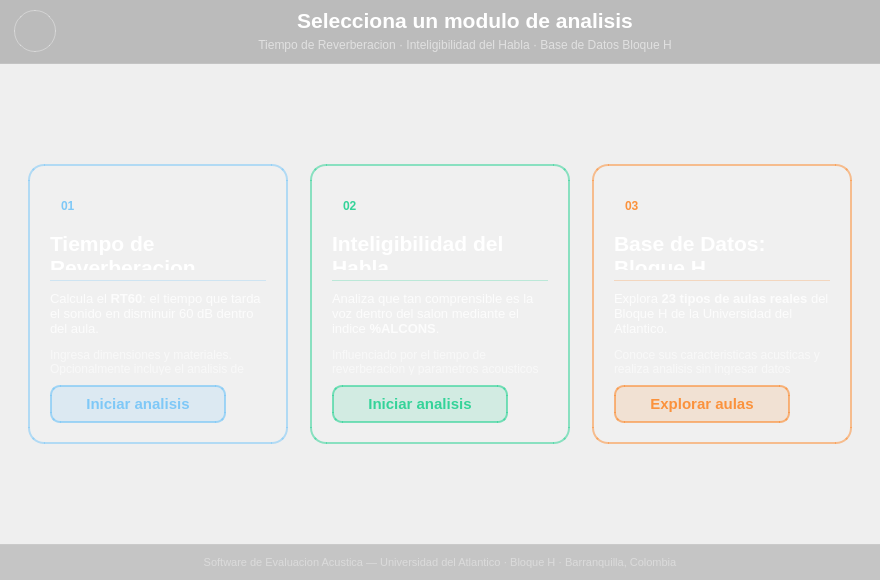
<?xml version="1.0" encoding="UTF-8"?>
<ui version="4.0">
 <class>ventanaIniciarAnalisis</class>
 <widget class="QWidget" name="ventanaIniciarAnalisis">
  <property name="geometry">
   <rect>
    <x>0</x>
    <y>0</y>
    <width>880</width>
    <height>580</height>
   </rect>
  </property>
  <property name="windowTitle">
   <string>Form</string>
  </property>
  <property name="styleSheet">
   <string notr="true">QWidget {
    background-color: qlineargradient(
        spread:pad, x1:0.488, y1:0, x2:0.495, y2:1,
        stop:0.306818 rgba(0,0,93,255),
        stop:0.710227 rgba(0,0,45,255)
    );
}
QFrame { background-color: transparent; border: none; }
</string>
  </property>
  <layout class="QVBoxLayout" name="verticalLayout">
   <property name="spacing">
    <number>0</number>
   </property>
   <property name="leftMargin">
    <number>0</number>
   </property>
   <property name="topMargin">
    <number>0</number>
   </property>
   <property name="rightMargin">
    <number>0</number>
   </property>
   <property name="bottomMargin">
    <number>0</number>
   </property>
   <item>
    <widget class="QFrame" name="frameVentana">
     <property name="frameShape">
      <enum>QFrame::NoFrame</enum>
     </property>
     <layout class="QVBoxLayout" name="verticalLayout_2" stretch="1,5,1">
      <property name="spacing">
       <number>0</number>
      </property>
      <property name="leftMargin">
       <number>0</number>
      </property>
      <property name="topMargin">
       <number>0</number>
      </property>
      <property name="rightMargin">
       <number>0</number>
      </property>
      <property name="bottomMargin">
       <number>0</number>
      </property>
      <item>
       <widget class="QFrame" name="frame_2">
        <property name="minimumSize">
         <size>
          <width>0</width>
          <height>64</height>
         </size>
        </property>
        <property name="maximumSize">
         <size>
          <width>16777215</width>
          <height>64</height>
         </size>
        </property>
        <property name="styleSheet">
         <string notr="true">QFrame#frame_2 {
    background-color: rgba(0,0,0,0.22);
    border-bottom: 1px solid rgba(255,255,255,0.12);
}</string>
        </property>
        <property name="frameShape">
         <enum>QFrame::NoFrame</enum>
        </property>
        <layout class="QHBoxLayout" name="horizontalLayout_14">
         <property name="spacing">
          <number>14</number>
         </property>
         <property name="leftMargin">
          <number>14</number>
         </property>
         <property name="topMargin">
          <number>0</number>
         </property>
         <property name="rightMargin">
          <number>20</number>
         </property>
         <property name="bottomMargin">
          <number>0</number>
         </property>
         <item>
          <widget class="QPushButton" name="botonRegresar">
           <property name="minimumSize">
            <size>
             <width>42</width>
             <height>42</height>
            </size>
           </property>
           <property name="maximumSize">
            <size>
             <width>42</width>
             <height>42</height>
            </size>
           </property>
           <property name="cursor">
            <cursorShape>PointingHandCursor</cursorShape>
           </property>
           <property name="toolTip">
            <string>Regresar a la pantalla de inicio</string>
           </property>
           <property name="styleSheet">
            <string notr="true">QPushButton {
    background-color: transparent;
    border: 1px solid rgba(255,255,255,0.35);
    border-radius: 21px;
}
QPushButton:hover {
    background-color: rgba(255,255,255,0.18);
    border: 1px solid white;
}
QPushButton:pressed { background-color: rgba(255,255,255,0.38); }</string>
           </property>
           <property name="text">
            <string/>
           </property>
           <property name="icon">
            <iconset>
             <normaloff>graficas/iconos/angulo-izquierdo.png</normaloff>graficas/iconos/angulo-izquierdo.png</iconset>
           </property>
           <property name="iconSize">
            <size>
             <width>22</width>
             <height>22</height>
            </size>
           </property>
          </widget>
         </item>
         <item>
          <spacer name="horizontalSpacer_3">
           <property name="orientation">
            <enum>Qt::Horizontal</enum>
           </property>
           <property name="sizeHint" stdset="0">
            <size>
             <width>40</width>
             <height>20</height>
            </size>
           </property>
          </spacer>
         </item>
         <item>
          <widget class="QFrame" name="frameTituloTop">
           <property name="frameShape">
            <enum>QFrame::NoFrame</enum>
           </property>
           <layout class="QVBoxLayout" name="vloTituloTop">
            <property name="spacing">
             <number>2</number>
            </property>
            <property name="leftMargin">
             <number>0</number>
            </property>
            <property name="topMargin">
             <number>8</number>
            </property>
            <property name="rightMargin">
             <number>0</number>
            </property>
            <property name="bottomMargin">
             <number>8</number>
            </property>
            <item>
             <widget class="QLabel" name="labelTituloTop">
              <property name="text">
               <string>&lt;html&gt;&lt;body&gt;&lt;p&gt;&lt;span style=&quot;font-size:16pt; font-weight:700; color:#ffffff;&quot;&gt;Selecciona un modulo de analisis&lt;/span&gt;&lt;/p&gt;&lt;/body&gt;&lt;/html&gt;</string>
              </property>
              <property name="alignment">
               <set>Qt::AlignCenter</set>
              </property>
             </widget>
            </item>
            <item>
             <widget class="QLabel" name="labelSubtituloTop">
              <property name="text">
               <string>&lt;html&gt;&lt;body&gt;&lt;p&gt;&lt;span style=&quot;font-size:9pt; color:rgba(255,255,255,0.55);&quot;&gt;Tiempo de Reverberacion · Inteligibilidad del Habla · Base de Datos Bloque H&lt;/span&gt;&lt;/p&gt;&lt;/body&gt;&lt;/html&gt;</string>
              </property>
              <property name="alignment">
               <set>Qt::AlignCenter</set>
              </property>
             </widget>
            </item>
           </layout>
          </widget>
         </item>
         <item>
          <spacer name="horizontalSpacerTopR">
           <property name="orientation">
            <enum>Qt::Horizontal</enum>
           </property>
           <property name="sizeHint" stdset="0">
            <size>
             <width>40</width>
             <height>20</height>
            </size>
           </property>
          </spacer>
         </item>
        </layout>
       </widget>
      </item>
      <item>
       <widget class="QFrame" name="frameCards">
        <property name="frameShape">
         <enum>QFrame::NoFrame</enum>
        </property>
        <layout class="QHBoxLayout" name="horizontalLayout" stretch="1,1,1">
         <property name="spacing">
          <number>22</number>
         </property>
         <property name="leftMargin">
          <number>28</number>
         </property>
         <property name="topMargin">
          <number>100</number>
         </property>
         <property name="rightMargin">
          <number>28</number>
         </property>
         <property name="bottomMargin">
          <number>100</number>
         </property>
         <item>
          <widget class="QFrame" name="frContainer1">
           <property name="styleSheet">
            <string notr="true">/* Card externa */
QFrame#frContainer1 {
    background-color: rgba(255,255,255,0.09);
    border: 1.5px solid rgba(126,200,247,0.55);
    border-radius: 16px;
}
QFrame#frContainer1:hover {
    background-color: rgba(126,200,247,0.13);
    border: 1.5px solid rgba(126,200,247,0.90);
}
/* Subelementos internos */
QFrame#frContainer1 QFrame { background: transparent; border: none; }
QFrame#frContainer1 QLabel { background: transparent; border: none; }
/* Línea separadora */
QFrame#linea1 {
    background-color: rgba(126,200,247,0.35);
    max-height: 1px;
    border: none;
}
/* Badge de número */
QLabel#labelBadge1 {
    background-color: rgba(126,200,247,0.20);
    border: 1px solid rgba(126,200,247,0.55);
    border-radius: 12px;
    color: #7ec8f7;
    font-size: 9pt;
    font-weight: bold;
    padding: 1px 8px;
}
/* Botón de acción */
QPushButton#botonIniciarTR {
    background-color: rgba(126,200,247,0.18);
    border: 1.5px solid rgba(126,200,247,0.70);
    border-radius: 10px;
    color: #7ec8f7;
    font-size: 11pt;
    font-weight: bold;
    padding: 8px 16px;
    min-width: 140px;
    max-width: 200px;
    max-height: 38px;
}
QPushButton#botonIniciarTR:hover {
    background-color: rgba(126,200,247,0.35);
    color: white;
    border-color: white;
}
QPushButton#botonIniciarTR:pressed {
    background-color: rgba(126,200,247,0.55);
    color: white;
}
</string>
           </property>
           <property name="frameShape">
            <enum>QFrame::NoFrame</enum>
           </property>
           <layout class="QHBoxLayout" name="horizontalLayout_3">
            <property name="spacing">
             <number>0</number>
            </property>
            <property name="leftMargin">
             <number>0</number>
            </property>
            <property name="topMargin">
             <number>0</number>
            </property>
            <property name="rightMargin">
             <number>0</number>
            </property>
            <property name="bottomMargin">
             <number>0</number>
            </property>
            <item>
             <widget class="QFrame" name="frame_11">
              <property name="frameShape">
               <enum>QFrame::NoFrame</enum>
              </property>
              <layout class="QVBoxLayout" name="verticalLayout_3" stretch="2,1,4,2">
               <property name="spacing">
                <number>10</number>
               </property>
               <property name="leftMargin">
                <number>20</number>
               </property>
               <property name="topMargin">
                <number>20</number>
               </property>
               <property name="rightMargin">
                <number>20</number>
               </property>
               <property name="bottomMargin">
                <number>20</number>
               </property>
               <item>
                <widget class="QFrame" name="frame_12">
                 <property name="frameShape">
                  <enum>QFrame::NoFrame</enum>
                 </property>
                 <layout class="QVBoxLayout" name="vloHeader1">
                  <property name="spacing">
                   <number>6</number>
                  </property>
                  <property name="leftMargin">
                   <number>0</number>
                  </property>
                  <property name="topMargin">
                   <number>0</number>
                  </property>
                  <property name="rightMargin">
                   <number>0</number>
                  </property>
                  <property name="bottomMargin">
                   <number>0</number>
                  </property>
                  <item>
                   <widget class="QFrame" name="frameBadgeIcon1">
                    <property name="frameShape">
                     <enum>QFrame::NoFrame</enum>
                    </property>
                    <layout class="QHBoxLayout" name="hloBadgeIcon1">
                     <property name="spacing">
                      <number>8</number>
                     </property>
                     <property name="leftMargin">
                      <number>0</number>
                     </property>
                     <property name="topMargin">
                      <number>0</number>
                     </property>
                     <property name="rightMargin">
                      <number>0</number>
                     </property>
                     <property name="bottomMargin">
                      <number>0</number>
                     </property>
                     <item>
                      <widget class="QLabel" name="labelBadge1">
                       <property name="font">
                        <font>
                         <pointsize>9</pointsize>
                         <bold>true</bold>
                        </font>
                       </property>
                       <property name="text">
                        <string>01</string>
                       </property>
                      </widget>
                     </item>
                     <item>
                      <spacer name="spacerBadge1">
                       <property name="orientation">
                        <enum>Qt::Horizontal</enum>
                       </property>
                       <property name="sizeHint" stdset="0">
                        <size>
                         <width>10</width>
                         <height>10</height>
                        </size>
                       </property>
                      </spacer>
                     </item>
                     <item>
                      <widget class="QLabel" name="label_2">
                       <property name="minimumSize">
                        <size>
                         <width>48</width>
                         <height>48</height>
                        </size>
                       </property>
                       <property name="maximumSize">
                        <size>
                         <width>48</width>
                         <height>48</height>
                        </size>
                       </property>
                       <property name="text">
                        <string/>
                       </property>
                       <property name="pixmap">
                        <pixmap>graficas/iconos/ondas-de-audio.png</pixmap>
                       </property>
                       <property name="scaledContents">
                        <bool>true</bool>
                       </property>
                      </widget>
                     </item>
                    </layout>
                   </widget>
                  </item>
                  <item>
                   <widget class="QLabel" name="label">
                    <property name="text">
                     <string>&lt;html&gt;&lt;body&gt;&lt;p&gt;&lt;span style=&quot;font-size:16pt; font-weight:700; color:#ffffff;&quot;&gt;Tiempo de Reverberacion&lt;/span&gt;&lt;/p&gt;&lt;/body&gt;&lt;/html&gt;</string>
                    </property>
                    <property name="wordWrap">
                     <bool>true</bool>
                    </property>
                   </widget>
                  </item>
                 </layout>
                </widget>
               </item>
               <item>
                <widget class="QFrame" name="linea1">
                 <property name="styleSheet">
                  <string notr="true">QFrame { background-color: rgba(126,200,247,0.30); max-height:1px; border:none; }</string>
                 </property>
                 <property name="frameShape">
                  <enum>QFrame::HLine</enum>
                 </property>
                </widget>
               </item>
               <item>
                <widget class="QLabel" name="label_8">
                 <property name="text">
                  <string>&lt;html&gt;&lt;body&gt;&lt;p&gt;&lt;span style=&quot;font-size:10pt; color:rgba(255,255,255,0.80);&quot;&gt;Calcula el &lt;b&gt;RT60&lt;/b&gt;: el tiempo que tarda el sonido en disminuir 60 dB dentro del aula.&lt;/span&gt;&lt;/p&gt;&lt;p&gt;&lt;span style=&quot;font-size:9pt; color:rgba(255,255,255,0.55);&quot;&gt;Ingresa dimensiones y materiales. Opcionalmente incluye el analisis de inteligibilidad del habla.&lt;/span&gt;&lt;/p&gt;&lt;/body&gt;&lt;/html&gt;</string>
                 </property>
                 <property name="alignment">
                  <set>Qt::AlignLeading|Qt::AlignLeft|Qt::AlignVCenter</set>
                 </property>
                 <property name="wordWrap">
                  <bool>true</bool>
                 </property>
                </widget>
               </item>
               <item>
                <widget class="QFrame" name="frameBoton">
                 <property name="frameShape">
                  <enum>QFrame::NoFrame</enum>
                 </property>
                 <layout class="QHBoxLayout" name="horizontalLayout_5">
                  <property name="spacing">
                   <number>0</number>
                  </property>
                  <property name="leftMargin">
                   <number>0</number>
                  </property>
                  <property name="topMargin">
                   <number>0</number>
                  </property>
                  <property name="rightMargin">
                   <number>0</number>
                  </property>
                  <property name="bottomMargin">
                   <number>0</number>
                  </property>
                  <item>
                   <widget class="QPushButton" name="botonIniciarTR">
                    <property name="cursor">
                     <cursorShape>PointingHandCursor</cursorShape>
                    </property>
                    <property name="toolTip">
                     <string>Abrir el modulo de Tiempo de Reverberacion</string>
                    </property>
                    <property name="layoutDirection">
                     <enum>Qt::RightToLeft</enum>
                    </property>
                    <property name="text">
                     <string>Iniciar analisis</string>
                    </property>
                    <property name="icon">
                     <iconset>
                      <normaloff>graficas/iconos/angulo-derecho.png</normaloff>graficas/iconos/angulo-derecho.png</iconset>
                    </property>
                    <property name="iconSize">
                     <size>
                      <width>18</width>
                      <height>18</height>
                     </size>
                    </property>
                   </widget>
                  </item>
                  <item>
                   <spacer name="horizontalSpacer">
                    <property name="orientation">
                     <enum>Qt::Horizontal</enum>
                    </property>
                    <property name="sizeHint" stdset="0">
                     <size>
                      <width>40</width>
                      <height>20</height>
                     </size>
                    </property>
                   </spacer>
                  </item>
                 </layout>
                </widget>
               </item>
              </layout>
             </widget>
            </item>
           </layout>
          </widget>
         </item>
         <item>
          <widget class="QFrame" name="frContainer2">
           <property name="styleSheet">
            <string notr="true">QFrame#frContainer2 {
    background-color: rgba(255,255,255,0.09);
    border: 1.5px solid rgba(52,211,153,0.55);
    border-radius: 16px;
}
QFrame#frContainer2:hover {
    background-color: rgba(52,211,153,0.11);
    border: 1.5px solid rgba(52,211,153,0.90);
}
QFrame#frContainer2 QFrame { background: transparent; border: none; }
QFrame#frContainer2 QLabel { background: transparent; border: none; }
QFrame#linea2 {
    background-color: rgba(52,211,153,0.30);
    max-height: 1px; border: none;
}
QLabel#labelBadge2 {
    background-color: rgba(52,211,153,0.18);
    border: 1px solid rgba(52,211,153,0.55);
    border-radius: 12px;
    color: #34d399;
    font-size: 9pt; font-weight: bold;
    padding: 1px 8px;
}
QPushButton#botonIniciarIH {
    background-color: rgba(52,211,153,0.16);
    border: 1.5px solid rgba(52,211,153,0.65);
    border-radius: 10px;
    color: #34d399;
    font-size: 11pt; font-weight: bold;
    padding: 8px 16px;
    min-width: 140px; max-width: 200px; max-height: 38px;
}
QPushButton#botonIniciarIH:hover {
    background-color: rgba(52,211,153,0.32);
    color: white; border-color: white;
}
QPushButton#botonIniciarIH:pressed {
    background-color: rgba(52,211,153,0.52); color: white;
}
</string>
           </property>
           <property name="frameShape">
            <enum>QFrame::NoFrame</enum>
           </property>
           <layout class="QHBoxLayout" name="horizontalLayout_6">
            <property name="spacing">
             <number>0</number>
            </property>
            <property name="leftMargin">
             <number>0</number>
            </property>
            <property name="topMargin">
             <number>0</number>
            </property>
            <property name="rightMargin">
             <number>0</number>
            </property>
            <property name="bottomMargin">
             <number>0</number>
            </property>
            <item>
             <widget class="QFrame" name="frame_15">
              <property name="frameShape">
               <enum>QFrame::NoFrame</enum>
              </property>
              <layout class="QVBoxLayout" name="verticalLayout_4" stretch="2,1,4,2">
               <property name="spacing">
                <number>10</number>
               </property>
               <property name="leftMargin">
                <number>20</number>
               </property>
               <property name="topMargin">
                <number>20</number>
               </property>
               <property name="rightMargin">
                <number>20</number>
               </property>
               <property name="bottomMargin">
                <number>20</number>
               </property>
               <item>
                <widget class="QFrame" name="frame_16">
                 <property name="frameShape">
                  <enum>QFrame::NoFrame</enum>
                 </property>
                 <layout class="QVBoxLayout" name="vloHeader2">
                  <property name="spacing">
                   <number>6</number>
                  </property>
                  <property name="leftMargin">
                   <number>0</number>
                  </property>
                  <property name="topMargin">
                   <number>0</number>
                  </property>
                  <property name="rightMargin">
                   <number>0</number>
                  </property>
                  <property name="bottomMargin">
                   <number>0</number>
                  </property>
                  <item>
                   <widget class="QFrame" name="frameBadgeIcon2">
                    <property name="frameShape">
                     <enum>QFrame::NoFrame</enum>
                    </property>
                    <layout class="QHBoxLayout" name="hloBadgeIcon2">
                     <property name="spacing">
                      <number>8</number>
                     </property>
                     <property name="leftMargin">
                      <number>0</number>
                     </property>
                     <property name="topMargin">
                      <number>0</number>
                     </property>
                     <property name="rightMargin">
                      <number>0</number>
                     </property>
                     <property name="bottomMargin">
                      <number>0</number>
                     </property>
                     <item>
                      <widget class="QLabel" name="labelBadge2">
                       <property name="text">
                        <string>02</string>
                       </property>
                      </widget>
                     </item>
                     <item>
                      <spacer name="spacerBadge2">
                       <property name="orientation">
                        <enum>Qt::Horizontal</enum>
                       </property>
                       <property name="sizeHint" stdset="0">
                        <size>
                         <width>10</width>
                         <height>10</height>
                        </size>
                       </property>
                      </spacer>
                     </item>
                     <item>
                      <widget class="QLabel" name="label_4">
                       <property name="minimumSize">
                        <size>
                         <width>48</width>
                         <height>48</height>
                        </size>
                       </property>
                       <property name="maximumSize">
                        <size>
                         <width>48</width>
                         <height>48</height>
                        </size>
                       </property>
                       <property name="text">
                        <string/>
                       </property>
                       <property name="pixmap">
                        <pixmap>graficas/iconos/terapia-musical.png</pixmap>
                       </property>
                       <property name="scaledContents">
                        <bool>true</bool>
                       </property>
                      </widget>
                     </item>
                    </layout>
                   </widget>
                  </item>
                  <item>
                   <widget class="QLabel" name="label_3">
                    <property name="text">
                     <string>&lt;html&gt;&lt;body&gt;&lt;p&gt;&lt;span style=&quot;font-size:16pt; font-weight:700; color:#ffffff;&quot;&gt;Inteligibilidad del Habla&lt;/span&gt;&lt;/p&gt;&lt;/body&gt;&lt;/html&gt;</string>
                    </property>
                    <property name="wordWrap">
                     <bool>true</bool>
                    </property>
                   </widget>
                  </item>
                 </layout>
                </widget>
               </item>
               <item>
                <widget class="QFrame" name="linea2">
                 <property name="styleSheet">
                  <string notr="true">QFrame { background-color: rgba(52,211,153,0.28); max-height:1px; border:none; }</string>
                 </property>
                 <property name="frameShape">
                  <enum>QFrame::HLine</enum>
                 </property>
                </widget>
               </item>
               <item>
                <widget class="QLabel" name="label_7">
                 <property name="text">
                  <string>&lt;html&gt;&lt;body&gt;&lt;p&gt;&lt;span style=&quot;font-size:10pt; color:rgba(255,255,255,0.80);&quot;&gt;Analiza que tan comprensible es la voz dentro del salon mediante el indice &lt;b&gt;%ALCONS&lt;/b&gt;.&lt;/span&gt;&lt;/p&gt;&lt;p&gt;&lt;span style=&quot;font-size:9pt; color:rgba(255,255,255,0.55);&quot;&gt;Influenciado por el tiempo de reverberacion y parametros acousticos del recinto.&lt;/span&gt;&lt;/p&gt;&lt;/body&gt;&lt;/html&gt;</string>
                 </property>
                 <property name="alignment">
                  <set>Qt::AlignLeading|Qt::AlignLeft|Qt::AlignVCenter</set>
                 </property>
                 <property name="wordWrap">
                  <bool>true</bool>
                 </property>
                </widget>
               </item>
               <item>
                <widget class="QFrame" name="frameBoton_2">
                 <property name="frameShape">
                  <enum>QFrame::NoFrame</enum>
                 </property>
                 <layout class="QHBoxLayout" name="horizontalLayout_8">
                  <property name="spacing">
                   <number>0</number>
                  </property>
                  <property name="leftMargin">
                   <number>0</number>
                  </property>
                  <property name="topMargin">
                   <number>0</number>
                  </property>
                  <property name="rightMargin">
                   <number>0</number>
                  </property>
                  <property name="bottomMargin">
                   <number>0</number>
                  </property>
                  <item>
                   <widget class="QPushButton" name="botonIniciarIH">
                    <property name="cursor">
                     <cursorShape>PointingHandCursor</cursorShape>
                    </property>
                    <property name="toolTip">
                     <string>Abrir el modulo de Inteligibilidad del Habla</string>
                    </property>
                    <property name="layoutDirection">
                     <enum>Qt::RightToLeft</enum>
                    </property>
                    <property name="text">
                     <string>Iniciar analisis</string>
                    </property>
                    <property name="icon">
                     <iconset>
                      <normaloff>graficas/iconos/angulo-derecho.png</normaloff>graficas/iconos/angulo-derecho.png</iconset>
                    </property>
                    <property name="iconSize">
                     <size>
                      <width>18</width>
                      <height>18</height>
                     </size>
                    </property>
                   </widget>
                  </item>
                  <item>
                   <spacer name="horizontalSpacer_2">
                    <property name="orientation">
                     <enum>Qt::Horizontal</enum>
                    </property>
                    <property name="sizeHint" stdset="0">
                     <size>
                      <width>40</width>
                      <height>20</height>
                     </size>
                    </property>
                   </spacer>
                  </item>
                 </layout>
                </widget>
               </item>
              </layout>
             </widget>
            </item>
           </layout>
          </widget>
         </item>
         <item>
          <widget class="QFrame" name="frContainer3">
           <property name="styleSheet">
            <string notr="true">QFrame#frContainer3 {
    background-color: rgba(255,255,255,0.09);
    border: 1.5px solid rgba(251,146,60,0.55);
    border-radius: 16px;
}
QFrame#frContainer3:hover {
    background-color: rgba(251,146,60,0.11);
    border: 1.5px solid rgba(251,146,60,0.90);
}
QFrame#frContainer3 QFrame { background: transparent; border: none; }
QFrame#frContainer3 QLabel { background: transparent; border: none; }
QFrame#linea3 {
    background-color: rgba(251,146,60,0.28);
    max-height: 1px; border: none;
}
QLabel#labelBadge3 {
    background-color: rgba(251,146,60,0.18);
    border: 1px solid rgba(251,146,60,0.55);
    border-radius: 12px;
    color: #fb923c;
    font-size: 9pt; font-weight: bold;
    padding: 1px 8px;
}
QPushButton#botonIniciarBD {
    background-color: rgba(251,146,60,0.16);
    border: 1.5px solid rgba(251,146,60,0.65);
    border-radius: 10px;
    color: #fb923c;
    font-size: 11pt; font-weight: bold;
    padding: 8px 16px;
    min-width: 140px; max-width: 200px; max-height: 38px;
}
QPushButton#botonIniciarBD:hover {
    background-color: rgba(251,146,60,0.32);
    color: white; border-color: white;
}
QPushButton#botonIniciarBD:pressed {
    background-color: rgba(251,146,60,0.52); color: white;
}
</string>
           </property>
           <property name="frameShape">
            <enum>QFrame::NoFrame</enum>
           </property>
           <layout class="QHBoxLayout" name="horizontalLayout_9">
            <property name="spacing">
             <number>0</number>
            </property>
            <property name="leftMargin">
             <number>0</number>
            </property>
            <property name="topMargin">
             <number>0</number>
            </property>
            <property name="rightMargin">
             <number>0</number>
            </property>
            <property name="bottomMargin">
             <number>0</number>
            </property>
            <item>
             <widget class="QFrame" name="subFrame3">
              <property name="frameShape">
               <enum>QFrame::NoFrame</enum>
              </property>
              <layout class="QVBoxLayout" name="verticalLayout_5" stretch="2,1,4,2">
               <property name="spacing">
                <number>10</number>
               </property>
               <property name="leftMargin">
                <number>20</number>
               </property>
               <property name="topMargin">
                <number>20</number>
               </property>
               <property name="rightMargin">
                <number>20</number>
               </property>
               <property name="bottomMargin">
                <number>20</number>
               </property>
               <item>
                <widget class="QFrame" name="containerTittle3">
                 <property name="frameShape">
                  <enum>QFrame::NoFrame</enum>
                 </property>
                 <layout class="QVBoxLayout" name="vloHeader3">
                  <property name="spacing">
                   <number>6</number>
                  </property>
                  <property name="leftMargin">
                   <number>0</number>
                  </property>
                  <property name="topMargin">
                   <number>0</number>
                  </property>
                  <property name="rightMargin">
                   <number>0</number>
                  </property>
                  <property name="bottomMargin">
                   <number>0</number>
                  </property>
                  <item>
                   <widget class="QFrame" name="frameBadgeIcon3">
                    <property name="frameShape">
                     <enum>QFrame::NoFrame</enum>
                    </property>
                    <layout class="QHBoxLayout" name="hloBadgeIcon3">
                     <property name="spacing">
                      <number>8</number>
                     </property>
                     <property name="leftMargin">
                      <number>0</number>
                     </property>
                     <property name="topMargin">
                      <number>0</number>
                     </property>
                     <property name="rightMargin">
                      <number>0</number>
                     </property>
                     <property name="bottomMargin">
                      <number>0</number>
                     </property>
                     <item>
                      <widget class="QLabel" name="labelBadge3">
                       <property name="text">
                        <string>03</string>
                       </property>
                      </widget>
                     </item>
                     <item>
                      <spacer name="spacerBadge3">
                       <property name="orientation">
                        <enum>Qt::Horizontal</enum>
                       </property>
                       <property name="sizeHint" stdset="0">
                        <size>
                         <width>10</width>
                         <height>10</height>
                        </size>
                       </property>
                      </spacer>
                     </item>
                     <item>
                      <widget class="QLabel" name="labelIcon3">
                       <property name="minimumSize">
                        <size>
                         <width>48</width>
                         <height>48</height>
                        </size>
                       </property>
                       <property name="maximumSize">
                        <size>
                         <width>48</width>
                         <height>48</height>
                        </size>
                       </property>
                       <property name="text">
                        <string/>
                       </property>
                       <property name="pixmap">
                        <pixmap>graficas/iconos/logoBN.png</pixmap>
                       </property>
                       <property name="scaledContents">
                        <bool>true</bool>
                       </property>
                      </widget>
                     </item>
                    </layout>
                   </widget>
                  </item>
                  <item>
                   <widget class="QLabel" name="labelTitle3">
                    <property name="text">
                     <string>&lt;html&gt;&lt;body&gt;&lt;p&gt;&lt;span style=&quot;font-size:16pt; font-weight:700; color:#ffffff;&quot;&gt;Base de Datos: Bloque H&lt;/span&gt;&lt;/p&gt;&lt;/body&gt;&lt;/html&gt;</string>
                    </property>
                    <property name="wordWrap">
                     <bool>true</bool>
                    </property>
                   </widget>
                  </item>
                 </layout>
                </widget>
               </item>
               <item>
                <widget class="QFrame" name="linea3">
                 <property name="styleSheet">
                  <string notr="true">QFrame { background-color: rgba(251,146,60,0.28); max-height:1px; border:none; }</string>
                 </property>
                 <property name="frameShape">
                  <enum>QFrame::HLine</enum>
                 </property>
                </widget>
               </item>
               <item>
                <widget class="QLabel" name="lbDescripcion3">
                 <property name="text">
                  <string>&lt;html&gt;&lt;body&gt;&lt;p&gt;&lt;span style=&quot;font-size:10pt; color:rgba(255,255,255,0.80);&quot;&gt;Explora &lt;b&gt;23 tipos de aulas reales&lt;/b&gt; del Bloque H de la Universidad del Atlantico.&lt;/span&gt;&lt;/p&gt;&lt;p&gt;&lt;span style=&quot;font-size:9pt; color:rgba(255,255,255,0.55);&quot;&gt;Conoce sus caracteristicas acusticas y realiza analisis sin ingresar datos manualmente.&lt;/span&gt;&lt;/p&gt;&lt;/body&gt;&lt;/html&gt;</string>
                 </property>
                 <property name="alignment">
                  <set>Qt::AlignLeading|Qt::AlignLeft|Qt::AlignVCenter</set>
                 </property>
                 <property name="wordWrap">
                  <bool>true</bool>
                 </property>
                </widget>
               </item>
               <item>
                <widget class="QFrame" name="frameBoton_3">
                 <property name="frameShape">
                  <enum>QFrame::NoFrame</enum>
                 </property>
                 <layout class="QHBoxLayout" name="horizontalLayout_11">
                  <property name="spacing">
                   <number>0</number>
                  </property>
                  <property name="leftMargin">
                   <number>0</number>
                  </property>
                  <property name="topMargin">
                   <number>0</number>
                  </property>
                  <property name="rightMargin">
                   <number>0</number>
                  </property>
                  <property name="bottomMargin">
                   <number>0</number>
                  </property>
                  <item>
                   <widget class="QPushButton" name="botonIniciarBD">
                    <property name="cursor">
                     <cursorShape>PointingHandCursor</cursorShape>
                    </property>
                    <property name="toolTip">
                     <string>Abrir la base de datos de aulas del Bloque H</string>
                    </property>
                    <property name="layoutDirection">
                     <enum>Qt::RightToLeft</enum>
                    </property>
                    <property name="text">
                     <string>Explorar aulas</string>
                    </property>
                    <property name="icon">
                     <iconset>
                      <normaloff>graficas/iconos/angulo-derecho.png</normaloff>graficas/iconos/angulo-derecho.png</iconset>
                    </property>
                    <property name="iconSize">
                     <size>
                      <width>18</width>
                      <height>18</height>
                     </size>
                    </property>
                   </widget>
                  </item>
                  <item>
                   <spacer name="horizontalSpacer3">
                    <property name="orientation">
                     <enum>Qt::Horizontal</enum>
                    </property>
                    <property name="sizeHint" stdset="0">
                     <size>
                      <width>40</width>
                      <height>20</height>
                     </size>
                    </property>
                   </spacer>
                  </item>
                 </layout>
                </widget>
               </item>
              </layout>
             </widget>
            </item>
           </layout>
          </widget>
         </item>
        </layout>
       </widget>
      </item>
      <item>
       <widget class="QFrame" name="frame_4">
        <property name="minimumSize">
         <size>
          <width>0</width>
          <height>36</height>
         </size>
        </property>
        <property name="maximumSize">
         <size>
          <width>16777215</width>
          <height>36</height>
         </size>
        </property>
        <property name="styleSheet">
         <string notr="true">QFrame#frame_4 {
    background-color: rgba(0,0,0,0.18);
    border-top: 1px solid rgba(255,255,255,0.09);
}</string>
        </property>
        <property name="frameShape">
         <enum>QFrame::NoFrame</enum>
        </property>
        <layout class="QHBoxLayout" name="horizontalLayout_2">
         <property name="leftMargin">
          <number>20</number>
         </property>
         <property name="topMargin">
          <number>0</number>
         </property>
         <property name="rightMargin">
          <number>20</number>
         </property>
         <property name="bottomMargin">
          <number>0</number>
         </property>
         <item>
          <widget class="QFrame" name="frameBotonRegresar">
           <property name="frameShape">
            <enum>QFrame::NoFrame</enum>
           </property>
           <layout class="QHBoxLayout" name="horizontalLayout_12">
            <property name="spacing">
             <number>0</number>
            </property>
            <property name="leftMargin">
             <number>0</number>
            </property>
            <property name="topMargin">
             <number>0</number>
            </property>
            <property name="rightMargin">
             <number>0</number>
            </property>
            <property name="bottomMargin">
             <number>0</number>
            </property>
           </layout>
          </widget>
         </item>
         <item>
          <widget class="QLabel" name="labelFooterInfo">
           <property name="text">
            <string>&lt;html&gt;&lt;body&gt;&lt;p&gt;&lt;span style=&quot;font-size:8pt; color:rgba(255,255,255,0.38);&quot;&gt;Software de Evaluacion Acustica — Universidad del Atlantico · Bloque H · Barranquilla, Colombia&lt;/span&gt;&lt;/p&gt;&lt;/body&gt;&lt;/html&gt;</string>
           </property>
           <property name="alignment">
            <set>Qt::AlignCenter</set>
           </property>
          </widget>
         </item>
         <item>
          <widget class="QFrame" name="frameBotonBD">
           <property name="frameShape">
            <enum>QFrame::NoFrame</enum>
           </property>
           <layout class="QHBoxLayout" name="horizontalLayout_13"/>
          </widget>
         </item>
        </layout>
       </widget>
      </item>
     </layout>
    </widget>
   </item>
  </layout>
 </widget>
 <resources/>
 <connections/>
</ui>
